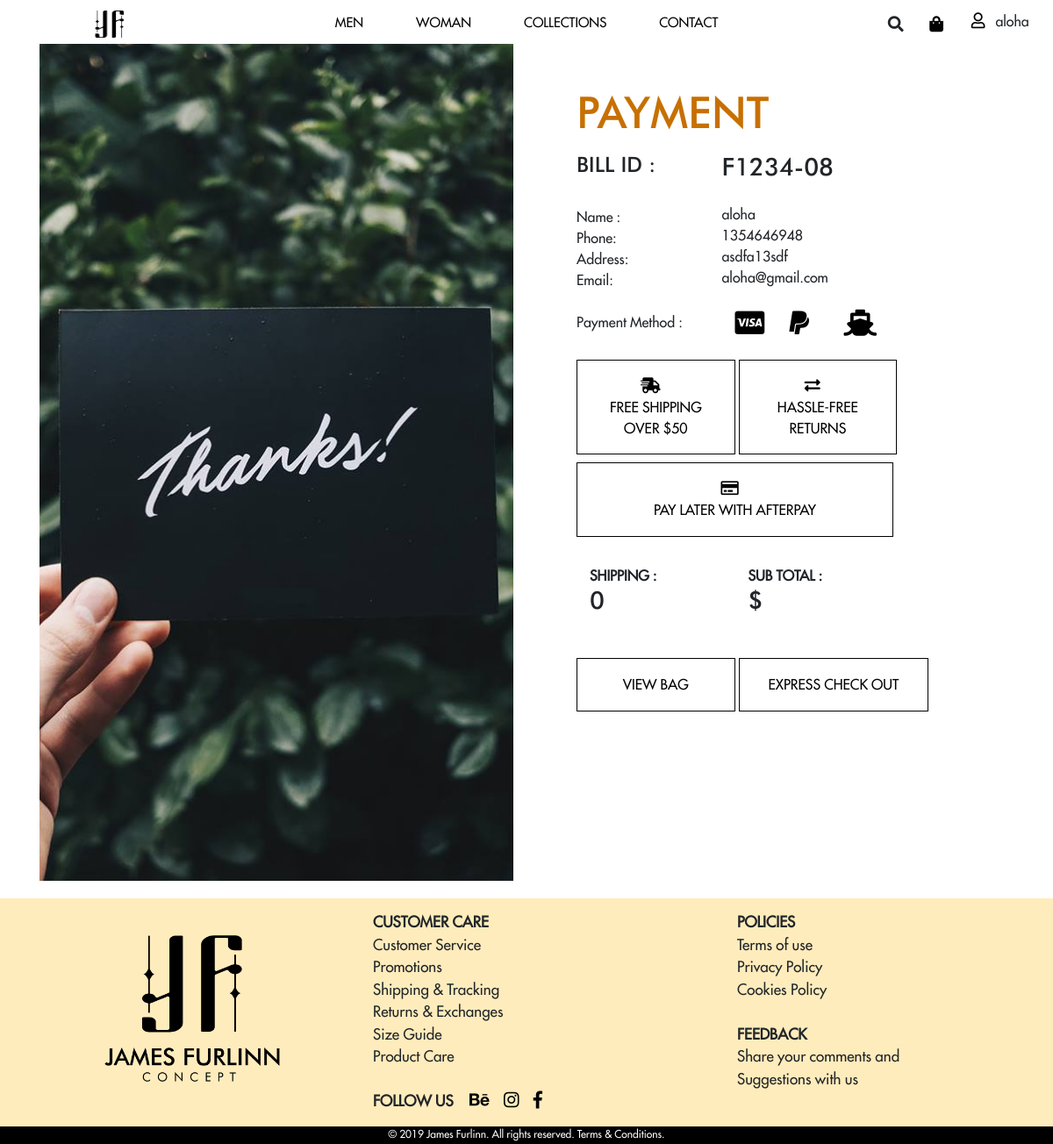
Page /payment.php (signed in) on the committed database.
### tables this page shows
CREATE TABLE `ql_user` (
  `uid` int(11) NOT NULL,
  `username` varchar(50) NOT NULL,
  `email` varchar(50) NOT NULL,
  `phone` varchar(11) NOT NULL,
  `pwd` varchar(255) NOT NULL,
  `address` varchar(50) NOT NULL,
  `block` tinyint(1) NOT NULL DEFAULT '0',
  `admin` int(11) NOT NULL DEFAULT '0'
);

### php/dbo.php (called while the page is built, shortened)
<?php
function dbo_select($select, $from, $where, &$result)
{
	if ($where == "")
		$sql = "select " . $select . " from " . $from;
	else $sql = "select " . $select . " from " . $from . " where " . $where;
	$result = $GLOBALS['conn']->query($sql) or die($GLOBALS['conn']->error);
}

### payment.php (the view, shortened to what this page needs)
<?php
require_once( 'php/dbo.php' );
require_once( 'php/common.php' );
$total = $_GET[ 'total_price' ];
$result = "";
dbo_select( '*', 'ql_user', "uid='" . $_SESSION[ 'login' ] . "'", $result );
$user_data = $result->fetch_assoc();
?>
<!DOCTYPE html>
<html lang="en">
<head>
	<link href="css/bootstrap.css" rel="stylesheet">
	<link href="slick/slick.css" rel="stylesheet">
	<link href="slick/slick-theme.css" rel="stylesheet">
	<link href="css/JF.css" rel="stylesheet">
	<link href="css/all.css" rel="stylesheet">
	<link href="css/register.css" rel="stylesheet">
	<link href="wow/animate.css" rel="stylesheet">
</head>
<body>
	<div class="container-fluid">
		<div class="row" id="menu">
			<div class="container" id="menu-flex">
				<div class="logo logo-head d-block col-6 col-md-2">
					<a href="index.php"><img src="img/JamesFurlinn-logo.png"></a>
				</div>
				<nav id="the-menu" class="the-menu col-md-8">
					<ul>
						<li id="men"><a href="#">MEN</a>
						</li>
						<li id="woman"><a href="#">WOMAN</a>
						</li>
						<li id="col"><a href="#">COLLECTIONS</a>
						</li>
						<li id="up"><a href="contact.php">CONTACT</a>
						</li>
					</ul>
				</nav>
				<div class="cart offset-1 col-3 offset-md-0 col-md-2">
					<div class="col-4 col-lg-3 icon" id="srch" title="Search">
						<i class="fas fa-search"></i>
					</div>
					<div class="col-4 col-lg-3 icon">
						<a href="#" title="Shopping Bag"><i class="fas fa-shopping-bag"></i></a>
					</div>
					<?php uname_logout(); ?>
				</div>
			</div>
		</div>
	</div>
	<br><br>
	<div class="container">
		<div class="row">
			<div class="web col-12">
				<div class="col-lg-6 d-none d-lg-block wow fadeInUp">
					<img src="img/tks.jpg" id="img">
				</div>
				<div id="banner" class="col-lg-6 offset-md-2 offset-lg-0 col-md-10 col-12 wow fadeInUp">
					<p id="text" align="center" class="col-12">
						<h2>
							<font color="#c77000">PAYMENT</font>
						</h2>
					</p>
					<div id="pay" class="col-md-11">
						<div class="client col-md-5 col-4">
							<h4>BILL ID :</h4><br> Name :<br> Phone:
							<br> Address:
							<br> Email:
							<br><br> Payment Method :<br>
						</div>
						<div class="client col-md-7 col-8">
							<h3>F1234-08</h3><br>
							<?php echo $user_data['username']; ?><br>
							<?php echo $user_data['phone']; ?><br>
							<?php echo $user_data['address']; ?><br>
							<?php echo $user_data['email']; ?><br><br>
							<button type="#" class="the col-3"><i class="fab fa-cc-visa t"></i></button>
							<button type="#" class="the col-3"><i class="fab fa-paypal t"></i></button>
							<button type="#" class="the col-3"><i class="fas fa-ship t"></i></button><br>
						</div>
					</div>
					<div id="ship" class="col-12">
						<br>
						<button type="#" class="shipbt col-md-5 col-12"><i class="fas fa-shipping-fast shico"></i><br>FREE SHIPPING <br>OVER $50</button>
						<button type="#" class="shipbt col-md-5 col-12"><i class="fas fa-exchange-alt shico"></i><br>HASSLE-FREE <br>RETURNS</button>
						<button type="#" class="shipbt col-md-10 col-12"><i class="far fa-credit-card shico"></i><br>PAY LATER WITH AFTERPAY</button>
					</div>
					<br>
					<form method="get" action="payment.php">
						<div id="total" class="col-10">
							<b class="col-6">SHIPPING : <br><h3>0</h3></b>
							<b class="col-6">SUB TOTAL :<br><h3>$<?php echo $total; ?></h3></b>
						</div>
						<br><br>
						<div id="tinhtien" class="col-12">
							<button type="submit" id="bt2" class="col-md-5 col-12">VIEW BAG</button>
							<button type="submit" name="btn_check_out" id="bt" class="col-md-5 col-lg-6 col-12">EXPRESS CHECK OUT</button>
						</div>
					</form>
				</div>
			</div>
		</div>
	</div>
	<footer id="footer" class="wow fadeInUp">
		<div class="container">
			<div class="row">
				<div class="col-12" id="footer-flex">
					<div class="logo logo-ft d-none d-md-block col-md-4 col-lg-4">
						<a href="#"><img src="img/JamesFurlinn-logo-ft.png"></a>
					</div>
					<div class="info col-6 col-md-4 col-lg-4">
						<strong>CUSTOMER CARE </strong><br> Customer Service<br> Promotions
						<br> Shipping & Tracking<br> Returns & Exchanges<br> Size Guide<br> Product Care<br>
						<br>
						<strong id="fu">FOLLOW US </strong>&nbsp;&nbsp;<br class="d-block d-md-none">
						<a href="https://www.behance.net/"><i class="fab fa-behance"></i></a>
						<a href="https://www.instagram.com/"><i class="fab fa-instagram"></i></a>
						<a href="https://www.facebook.com/"><i class="fab fa-facebook-f"></i></a>
					</div>
					<div class="col-6 col-md-4 col-lg-4 info-hid">
						<strong>POLICIES</strong><br> Terms of use <br> Privacy Policy<br> Cookies Policy<br>
						<br>
						<strong>FEEDBACK</strong><br> Share your comments and<br> Suggestions with us <br>
					</div>
				</div>
			</div>
		</div>
	</footer>
	<footer id="footer-2">
		<div class="fb col-12  col-md-12 col-lg-12">
			© 2019 James Furlinn. All rights reserved. Terms & Conditions.
		</div>
	</footer>
</body>
</html>

### php/common.php (shortened to what this page needs)
<?php
require_once( 'dbo.php' );
function isLogined() {
	return true;
}
function uname_logout() {
	if ( isLogined() ) {
		$ress = "";
		dbo_select( "*", "ql_user", "uid='" . $_SESSION[ 'login' ] . "'", $ress );
		$roww = $ress->fetch_assoc();
		echo '<a href="php/logout.php" title="Sign out"><i class="far fa-user" ></i></a>';
		echo $roww[ 'username' ];
	} else {
		echo '<a href="login.php" title="Sign in"><i class="far fa-user"></i></a>';
	}
}
?>

### css/JF.css (style rules this page uses)
.wow:first-child { visibility: hidden; }
a, a:hover, a:focus { text-decoration: none; color: black; }
.col-12 { padding: 0; }
body { font-family: futura; padding: 0; font-size: 16px; }
img { max-width: 100%; }
button { cursor: pointer; }
.container-fluid, .container { padding: 0; }
.row { margin: 0; }
h2, h4, h3 { font-family: futura-med; }
#menu { padding: 12px 0 0 0; z-index: 100; position: fixed; left: 0; top:0; background-color: white; height: 50px; display: flex; width: 100%; }
#menu-flex { display: flex; }
.icon { padding: 0px; margin-top: 4px; cursor: pointer; }
.fas, .far { font-size: 18px; }
.logo { margin: 0px; padding: 0px 0px 5px 15%; box-sizing: border-box; text-align: center; }
.logo img { margin-top: -2px; height: 32px; }
.cart { display: flex; padding: 0; }
#footer { padding: 15px 10px 0px 10px; box-sizing: border-box; background-color: #ffecbc; height: 260px; margin-top: 10px; font-size: 17px; }
i { margin-right: 12px; padding: 0px; font-size: 20px; text-align: center; }
#footer-flex { display: flex; padding: 0px; margin: 0px; }
.fb { background-color: black; height: 20px; font-size: 12px; color: white; margin: 0px; padding: 0px; text-align: center; width: 100%; }
#footer-2 { background-color: black; margin: 0; padding: 0; }
@media screen and (min-width:768px) { .logo-ft img { height: 170px; margin-top: 8%; } }
@media screen and (min-width:768px) { .logo-head img { margin-top: -5%; } }
@media screen and (min-width:768px) { .logo { margin: 0; padding: 3px; box-sizing: border-box; } }
@media screen and (min-width:768px) { .the-menu { padding:5px; } }
@media screen and (min-width:768px) { .the-menu ul { margin: 0; padding: 0; list-style: none; display: flex; justify-content: center; position: relative; } }
@media screen and (min-width:768px) { .the-menu li { padding: 0px 4% 0px 4%; font-size: 13px; } }
@media screen and (min-width:768px) { .the-menu a { color:#000; transition: all ease .5s; padding-bottom: 8px; border-bottom: 2px solid rgba(158,11,15,0); width: 10%; } }
@media screen and (min-width:768px) { .info-hid { padding-left: 30px; } }
@media screen and (min-width:768px) { #footer { margin-top: 30px; } }
@media screen and (min-width:1024px) { .logo { margin: 0; padding: 0; box-sizing: border-box; } }
@media screen and (min-width:1024px) { .logo-head { display: flex; justify-content: center; align-items: center; } }
@media screen and (min-width:1024px) { .logo-head img { height: 31px; margin-top: 0; } }
@media screen and (min-width:1024px) { .logo-ft img { margin-top: 7%; } }
@media screen and (min-width:1024px) { body { font-size: 16px; } }
@media screen and (min-width:1024px) { .the-menu li { margin-top: -2px; font-size: 15px; } }
@media screen and (min-width:1024px) { .the-menu ul li { transition: all ease .5s; } }
@media screen and (min-width:1024px) { .info-hid { padding-left: 50px; } }
@media screen and (min-width:1024px) { #footer { margin-top: 20px; } }

### css/all.css (style rules this page uses)
.fa, .fas, .far, .fal, .fab { -moz-osx-font-smoothing: grayscale; -webkit-font-smoothing: antialiased; display: inline-block; font-style: normal; font-variant: normal; text-rendering: auto; line-height: 1; }
.fa-behance:before { content: "\f1b4"; }
.fa-cc-visa:before { content: "\f1f0"; }
.fa-credit-card:before { content: "\f09d"; }
.fa-exchange-alt:before { content: "\f362"; }
.fa-facebook-f:before { content: "\f39e"; }
.fa-instagram:before { content: "\f16d"; }
.fa-paypal:before { content: "\f1ed"; }
.fa-search:before { content: "\f002"; }
.fa-ship:before { content: "\f21a"; }
.fa-shipping-fast:before { content: "\f48b"; }
.fa-shopping-bag:before { content: "\f290"; }
.fa-user:before { content: "\f007"; }
.fab { font-family: 'Font Awesome 5 Brands'; }
.far { font-family: 'Font Awesome 5 Free'; font-weight: 400; }
.fa, .fas { font-family: 'Font Awesome 5 Free'; font-weight: 900; }

### rows in the picture
ql_user: username "aloha", phone "1354646948", address "asdfa13sdf", email "aloha@gmail.com"
